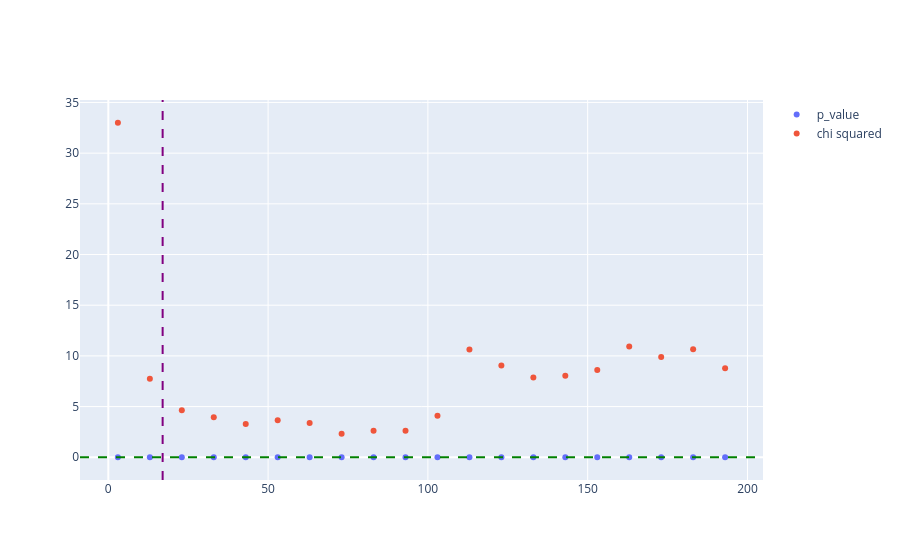

Notebook cell for this chart:
### Code cell
fig = go.Figure()

range_bins = np.arange(min_bin_range , max_bin_range , step_bin , dtype=int)

fig.add_trace( go.Scatter( x = range_bins , y = p_value_list , mode="markers" , name="p_value"))
fig.add_trace( go.Scatter( x = range_bins , y = chi2_list , mode="markers" , name="chi squared"))
fig.add_vline(x= sturges(len(data_refact)), line_dash="dash", line_color="purple" , name= "sturges value for binning")
fig.add_hline( y= max(p_value_list) , line_dash="dash", line_color="green" , name= "minimum p_value")
fig.update_layout(showlegend=True)
fig.show()

### Figure 1 — Plotly figure (JSON) as saved in the notebook; plotly's stock layout.template omitted (floating-point values rounded to 4 significant figures)
{"data": [{"mode": "markers", "name": "p_value", "type": "scatter", "x": [3, 13, 23, 33, 43, 53, 63, 73, 83, 93, 103, 113, 123, 133, 143, 153, 163, 173, 183, 193], "y": [9.222e-09, 1.432e-13, 8.705e-12, 9.239e-13, 7.188e-12, 0, 0, 1.757e-09, 1.172e-13, 5.218e-15, 0, 0, 0, 0, 0, 0, 0, 0, 0, 0]}, {"mode": "markers", "name": "chi squared", "type": "scatter", "x": [3, 13, 23, 33, 43, 53, 63, 73, 83, 93, 103, 113, 123, 133, 143, 153, 163, 173, 183, 193], "y": [33.0, 7.747, 4.632, 3.939, 3.279, 3.638, 3.37, 2.327, 2.616, 2.609, 4.104, 10.62, 9.053, 7.873, 8.039, 8.61, 10.93, 9.885, 10.64, 8.791]}], "layout": {"shapes": [{"line": {"color": "purple", "dash": "dash"}, "name": "sturges value for binning", "type": "line", "x0": 17, "x1": 17, "xref": "x", "y0": 0, "y1": 1, "yref": "y domain"}, {"line": {"color": "green", "dash": "dash"}, "name": "minimum p_value", "type": "line", "x0": 0, "x1": 1, "xref": "x domain", "y0": 9.222e-09, "y1": 9.222e-09, "yref": "y"}], "showlegend": true}}
